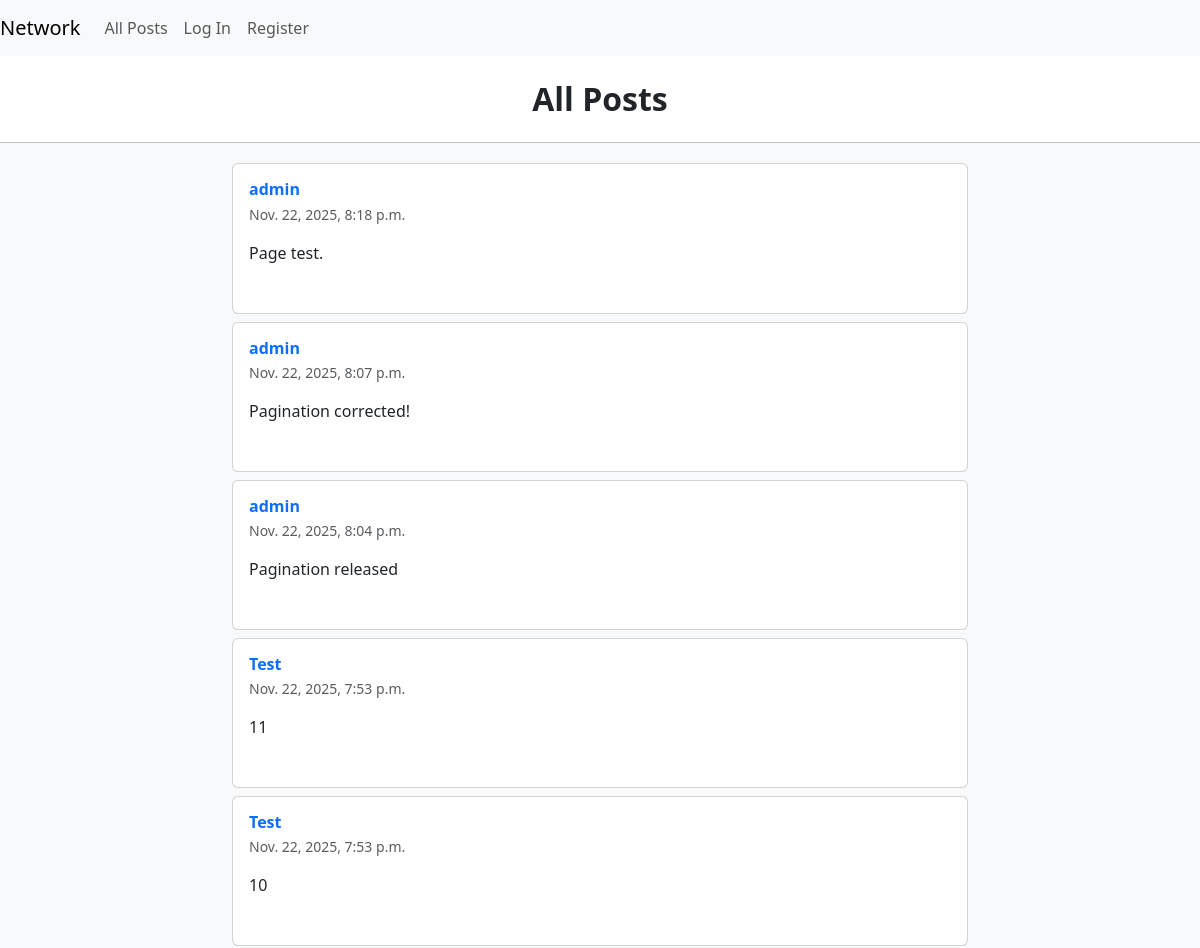
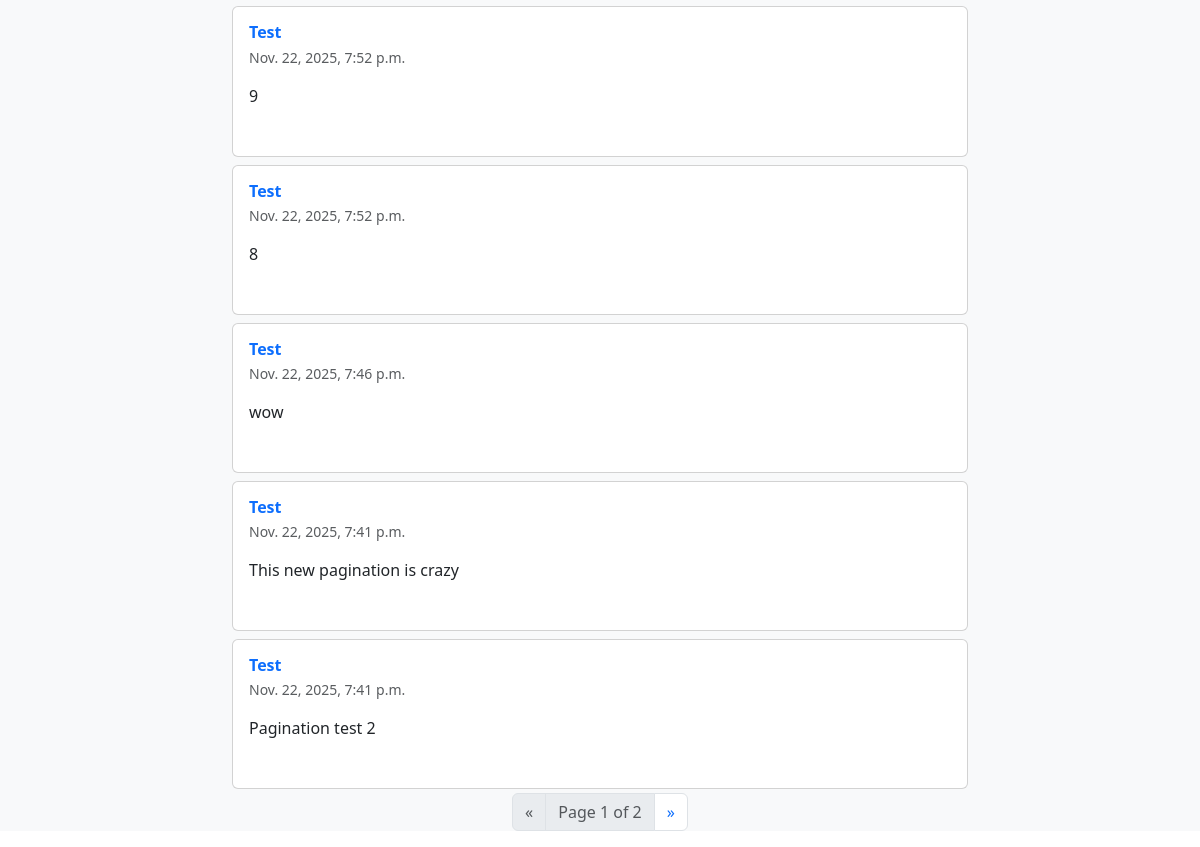
The app's page /, older data (2 pictures, top to bottom).
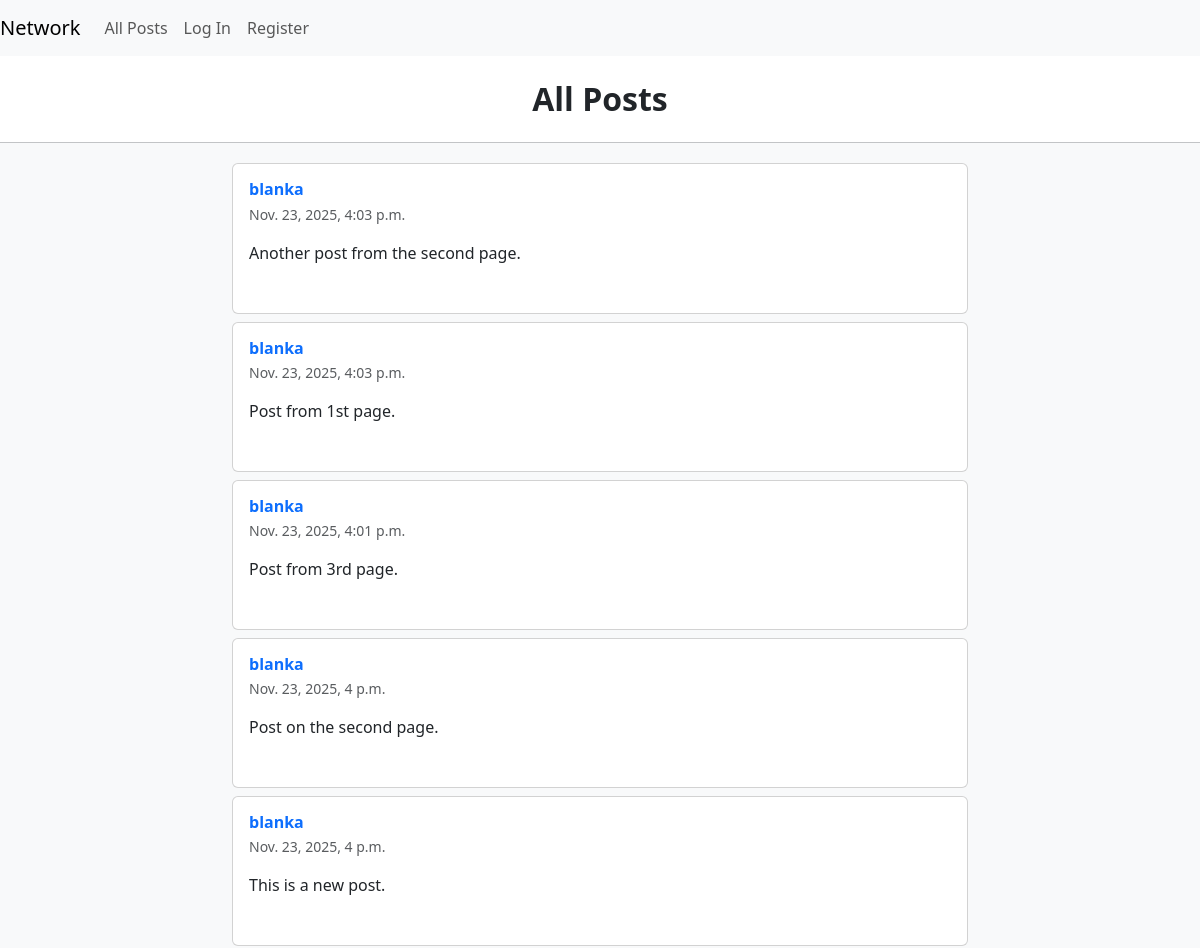
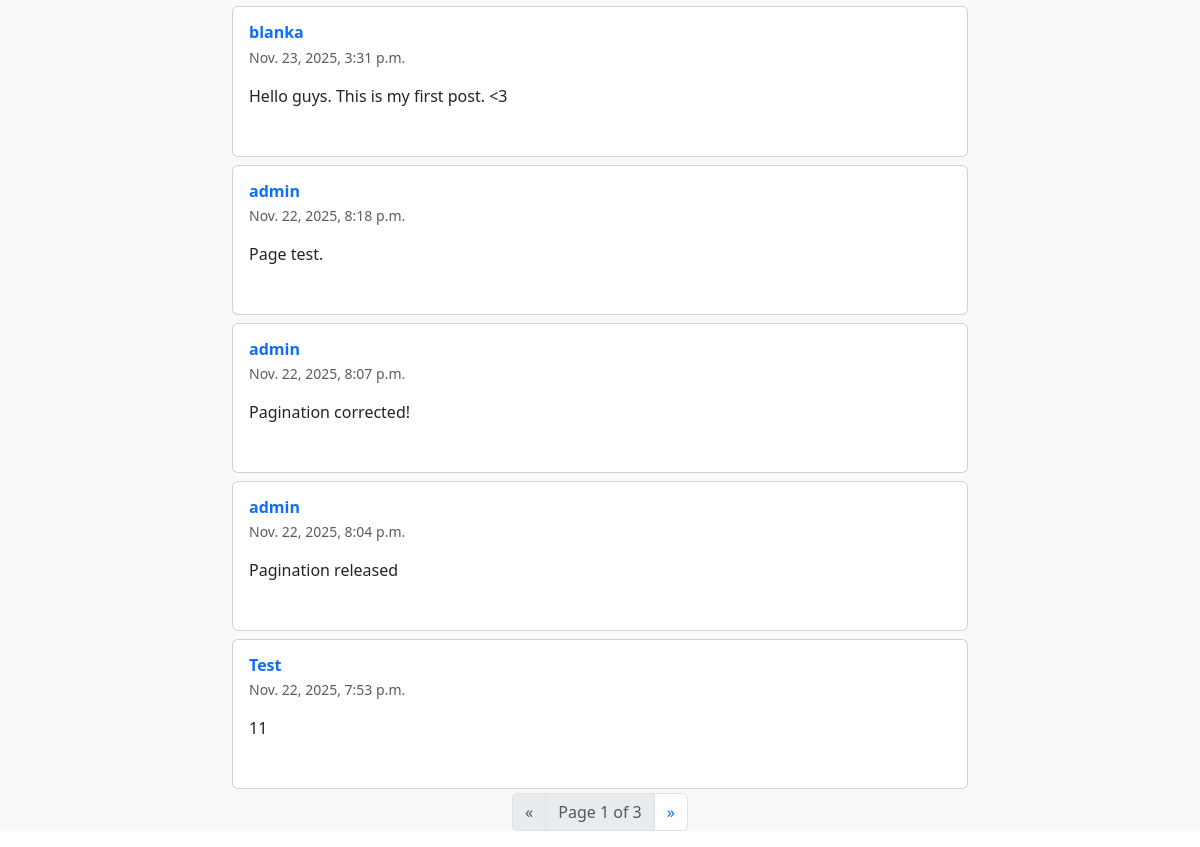
The same page, newer data (2 pictures, top to bottom).
### network/models.py (models this page shows, shortened)
class Posts(models.Model):
    creator = models.ForeignKey(User, on_delete=models.CASCADE)
    message = models.TextField()
    created_at = models.DateTimeField(auto_now_add=True)
    likes = models.ManyToManyField(User, related_name="liked_posts", blank=True)

class User(AbstractUser):
    pass

### network/views.py (the view)
# urls.py: path("", views.index, name="index"),
def index(request):
    all_posts = Posts.objects.all().order_by('-created_at')
    paginator = Paginator(all_posts, 10)
    page_number = request.GET.get('page')
    page_obj = paginator.get_page(page_number)
    return render(request, "network/index.html", {
        "posts": page_obj,
    })

### network/templates/network/index.html (shortened to what this page needs)
{% extends "network/layout.html" %}
{% block body %}
    <div class="text-center my-4">
        <h2 class="fw-bold">All Posts</h2>
    </div>
    </div>
    <div class="bg-light">
      <hr>
      <div id="posts-container">
      {% for post in posts %}
          <div class="container py-1">
              <div class="row d-flex justify-content-center">
                  <div class="col-md-12 col-lg-10 col-xl-8">
                      <div class="card" data-postid="{{post.id}}">
                          <div class="card-body">
                              <div class="d-flex flex-start align-items-center">
                                  <div>
                                      <a href="{% url 'profile' post.creator.username %}" style="text-decoration: none;"><h6 class="fw-bold text-primary mb-1">{{post.creator}}</h6></a>
                                      <p class="text-muted small mb-0">
                                      {{post.created_at}}
                                      </p>
                                  </div>
                              </div>
                              <p class="mt-3 mb-4 pb-2">
                                  {{post.message}}
                              </p>
                          </div>
                      </div>
                  </div>
              </div>
          </div>
      {% endfor %}
      </div>
  <nav aria-label="Page navigation example">
    <ul class="pagination justify-content-center">
      {% if posts.has_previous %}
        <li class="page-item">
          <a class="page-link" href="?page={{ posts.previous_page_number }}" aria-label="Previous">
            <span aria-hidden="true">&laquo;</span>
            <span class="visually-hidden">Previous</span>
          </a>
        </li>
      {% else %}
        <li class="page-item disabled">
          <span class="page-link" aria-label="Previous">
            <span aria-hidden="true">&laquo;</span>
          </span>
        </li>
      {% endif %}
      <li class="page-item disabled">
        <span class="page-link">
          Page {{ posts.number }} of {{ posts.paginator.num_pages }}
        </span>
      </li>
      {% if posts.has_next %}
        <li class="page-item">
          <a class="page-link" href="?page={{ posts.next_page_number }}" aria-label="Next">
            <span aria-hidden="true">&raquo;</span>
          </a>
        </li>
      {% endif %}
    </ul>
  </nav>
</div>
{% endblock %}

Row changes from the older to the newer data that the page shows:
no longer on this page (row unchanged): Posts: creator "Test", created_at "Nov. 22, 2025, 7:53 p.m.", message "10"
no longer on this page (row unchanged): Posts: creator "Test", created_at "Nov. 22, 2025, 7:52 p.m.", message "9"
no longer on this page (row unchanged): Posts: creator "Test", created_at "Nov. 22, 2025, 7:52 p.m.", message "8"
no longer on this page (row unchanged): Posts: creator "Test", created_at "Nov. 22, 2025, 7:46 p.m.", message "wow"
no longer on this page (row unchanged): Posts: creator "Test", created_at "Nov. 22, 2025, 7:41 p.m.", message "This new pagination is crazy"
no longer on this page (row unchanged): Posts: creator "Test", created_at "Nov. 22, 2025, 7:41 p.m.", message "Pagination test 2"
added Posts: creator "blanka", created_at "Nov. 23, 2025, 4:03 p.m.", message "Another post from the second page."
added Posts: creator "blanka", created_at "Nov. 23, 2025, 4:03 p.m.", message "Post from 1st page."
added Posts: creator "blanka", created_at "Nov. 23, 2025, 4:01 p.m.", message "Post from 3rd page."
added Posts: creator "blanka", created_at "Nov. 23, 2025, 4 p.m.", message "Post on the second page."
added Posts: creator "blanka", created_at "Nov. 23, 2025, 4 p.m.", message "This is a new post."
added Posts: creator "blanka", created_at "Nov. 23, 2025, 3:31 p.m.", message "Hello guys. This is my first post. <3"
Text that changed along with them:
{{ posts.paginator.num_pages }}: "2" → "3"
